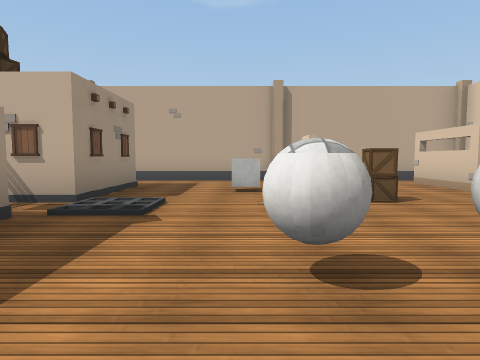
view 1 (above)

16 first-person views from a walk through a scene from a Unity 3-D project. The camera is 1.2 m above the floor, tilts 4° down and sees 75° across. The floor is counted in squares, 2 m on a side. Each view is taken from the middle of a square. On the plan, view 1 faces up. The plan holds only what a view shows up to about 9 squares ahead; the rest is blank. The place goes on beyond the plan. The player is left out. Some surface patterns are stand-ins.

view 2
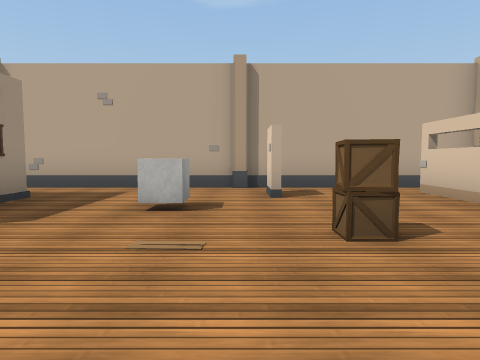

view 3
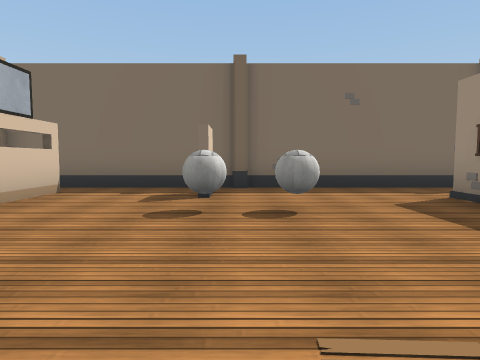

view 4
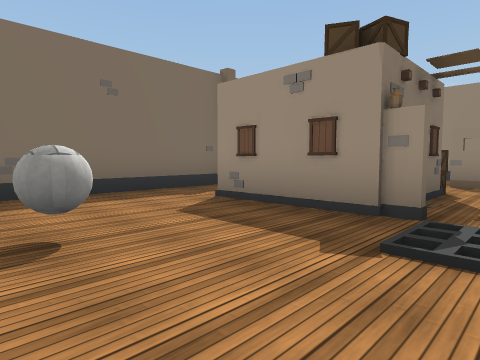

view 5
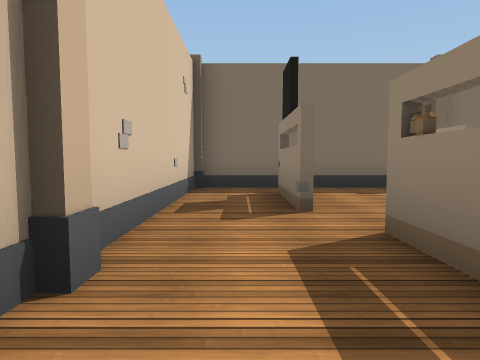

view 6
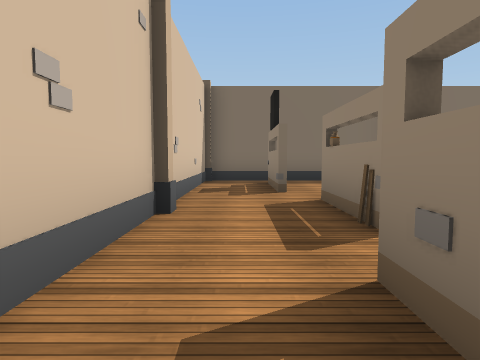

view 7
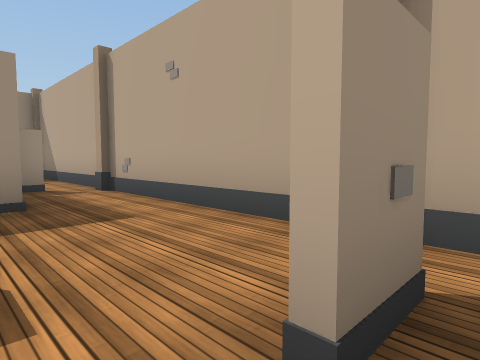

view 8
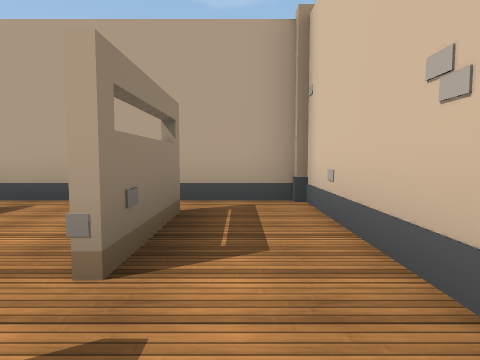

view 9
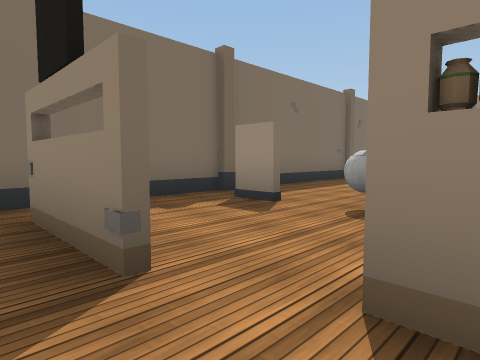

view 10
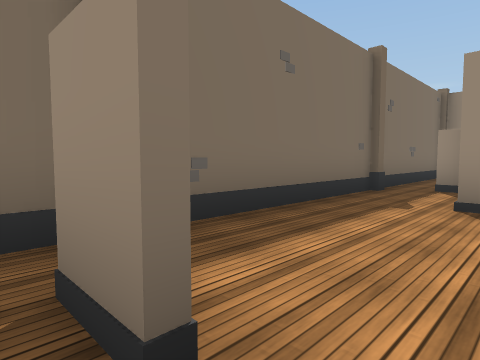

view 11
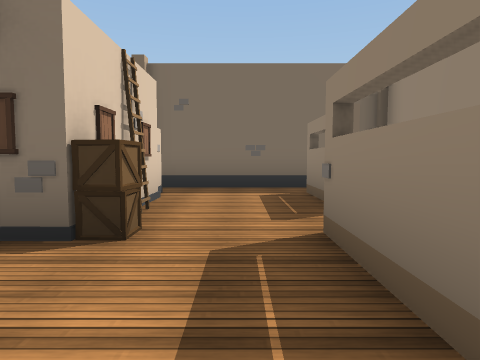

view 12
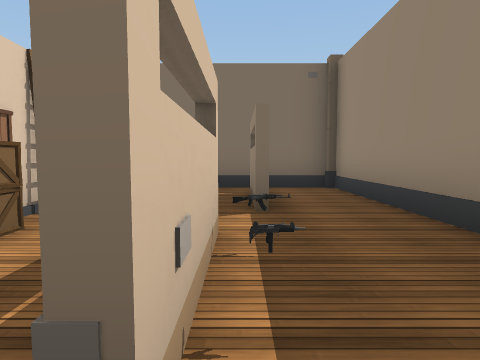

view 13
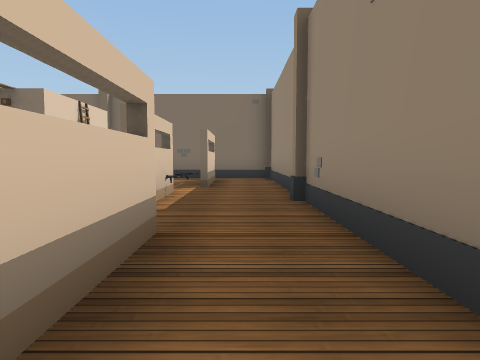

view 14
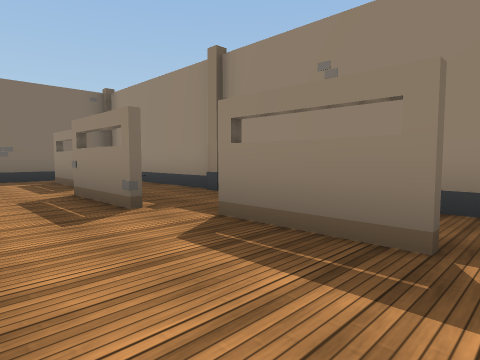

view 15
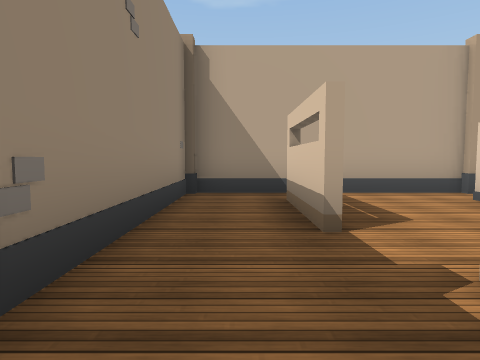

view 16
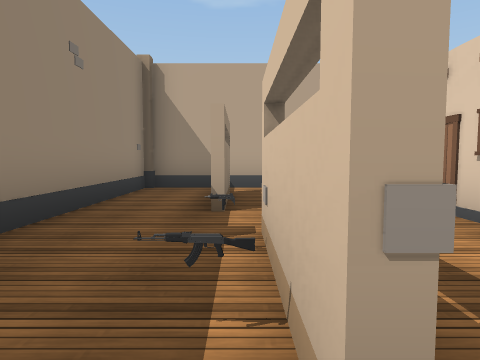

### Floor plan
Key: @ floor where view 1 was taken; # wall or solid block; . floor; / step, stairs or slope; B building; C cube; A box; L ball; O other object.
Columns run from 9 left of view 1 to 6 right of it. Each row starts with its distance up from view 1.
  9 ################
  8 #.....O........#
  7 #.#./#B/...O.#.#
  6 #.#./  /.C...O.#
  5 #.../  /...A.O.#
  4 #.O.A //...A.O.#
  3 #.O.BA/O.....O.O
  2 #...#  #.......O
  1 #.#..  ..LL..O.O
  0 #.#..#...@.#.O.O
 -1 #........O.....#
 -2 ################

Positions as (right, up) in squares from view 1, and headings:
1: (0, 0), facing up
2: (1, 2), facing up
3: (1, 5), facing down
4: (1, 4), facing down-left
5: (5, 5), facing down
6: (5, 7), facing down
7: (2, 6), facing up-left
8: (5, 4), facing up
9: (5, 3), facing down-left
10: (2, 1), facing down-left
11: (-6, 5), facing down
12: (-7, 5), facing down
13: (-8, 8), facing down
14: (-5, 8), facing down-left
15: (-8, 3), facing up
16: (-7, 2), facing up
